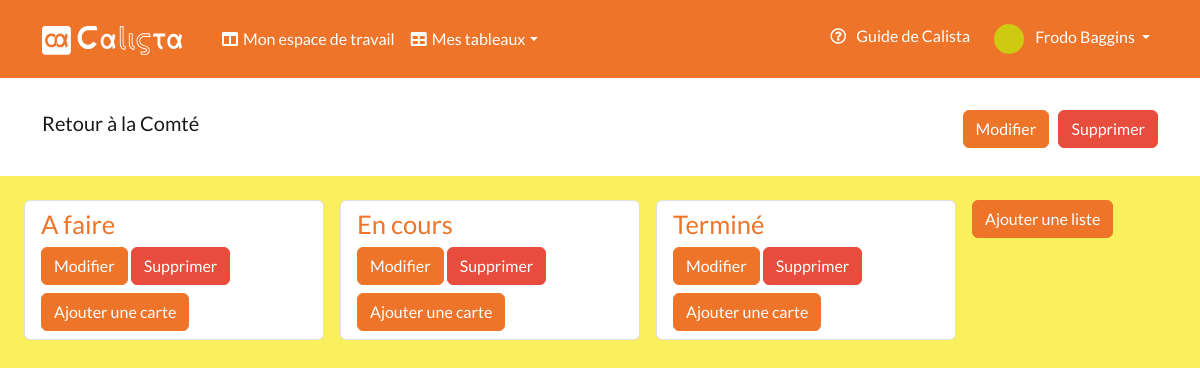
/boards/show.php?id=2 (signed in), run on the app's committed database.
### tables this page shows
CREATE TABLE user_app(
   id INT AUTO_INCREMENT,
   email_user_app VARCHAR(100),
   type_account_user_app VARCHAR(50),
   password_user_app VARCHAR(64),
   first_name_user_app VARCHAR(50),
   last_name_user_app VARCHAR(50),
   state_of_account_user_app BOOLEAN,
   color_user_app VARCHAR(50) DEFAULT 'blue',
   profile_picture_user_app VARCHAR(50),
   creation_date_user_app DATE,
   PRIMARY KEY(id)
);

CREATE TABLE board(
   id INT auto_increment,
   name_board VARCHAR(200),
   creation_date_board DATETIME,
   position_board INT,
   color_board VARCHAR(50) DEFAULT 'blue',
   id_user_app INT NOT NULL,
   PRIMARY KEY(id),
   FOREIGN KEY(id_user_app) REFERENCES user_app(id) ON UPDATE CASCADE ON DELETE CASCADE
);

CREATE TABLE list_app(
   id INT auto_increment,
   name_list_app VARCHAR(200),
   position_list_app INT,
   creation_date_list_app DATE,
   id_board INT NOT NULL,
   PRIMARY KEY(id),
   FOREIGN KEY(id_board) REFERENCES board(id) ON UPDATE CASCADE ON DELETE CASCADE
);

### Controllers/Controller.php (called while the page is built, shortened)
<?php
abstract class Controller
{
    protected function view(string $fileName, array $data = [])
    {
        $filePath = base_path(self::VIEW_PATH . '/' . $fileName);
        if (file_exists($filePath)) {
            $userid = self::getCurrentUserId();
            if ($userid) {
                $user = User_app::find($userid);
            }
            require $filePath;
        }
    }
    protected static function getCurrentUserId()
    {
        return session('id');
    }
}

### Controllers/BoardsController.php (called while the page is built, shortened)
<?php
class BoardsController extends Controller
{
    public function show()
    {
        $boardId = $_GET['id'] ?? null;
        $board = Board::find($boardId);
        $lists = $board->listapp();
        $newLists = [];
        foreach ($lists as $list) {
            $newLists[$list['id']] = $list;
            $newLists[$list['id']]['cards'] = [];
        }
        $lists = $newLists;
        usort($lists, fn ($a, $b) => $a['position_list_app'] <=> $b['position_list_app']);
        return $this->view('boards/show.php', [
            'board' => $board,
            'lists' => $lists,
        ]);
    }
}

### public/boards/show.php (called while the page is built, shortened)
<?php
$controller = new Controllers\BoardsController();
switch ($_SERVER['REQUEST_METHOD']) {
    case 'GET':
        $controller->show();
        break;
}

### Models/Model.php (called while the page is built, shortened)
<?php
abstract class Model
{
    protected static $db;
    protected $table;
    protected $identifier = 'id';
    public function hydrate(array $data): self
    {
        return $this;
    }
    public static function find($id)
    {
        $model = new static();
        $data = $model->select(
            "SELECT * FROM {$model->getTable()} WHERE {$model->getIdentifier()} = :id",
            [':id' => $id],
            1
        );
        return $model->hydrate($data);
    }
    public static function select(
        string $sql,
        array $data = [],
        ?int $limit = null,
        int $mode = PDO::FETCH_ASSOC
    ): array {
        $builder = new static();
        if ($limit) {
            $sql .= ' LIMIT ' . $limit;
        }
        $req = $builder::db()->prepare($sql);
        $req->execute($data);
        if ($limit === 1) {
            return $req->fetch($mode) ?: [];
        } else {
            return $req->fetchAll($mode) ?: [];
        }
    }
    public function getTable()
    {
        return $this->table;
    }
    public function getIdentifier()
    {
        return $this->identifier;
    }
    public static function db()
    {
        return self::$db;
    }
    protected static function openConnection()
    {
        $DSN = DB_PDO_DRIVER
            . ':host=' . DB_HOSTNAME
            . ';port=' . DB_PORT
            . ';dbname=' . DB_DATABASE;
        try {
            self::$db = new PDO($DSN, DB_USERNAME, DB_PASSWORD, [
                PDO::ATTR_PERSISTENT => true,
            ]);
        } catch (PDOException $e) {
            echo $e->getMessage() . '<br>';
            exit();
        }
    }
}

### Models/Board.php (called while the page is built, shortened)
<?php
class Board extends Model
{
    public $id;
    public static function find($id): Board
    {
        return parent::find($id);
    }
    public function listapp(): array
    {
        $model = new List_App();
        return $this->select("SELECT * FROM {$model->getTable()} WHERE id_board = :board_id", [
            'board_id' => $this->id,
        ]);
    }
}

### supports/helpers.php (called while the page is built, shortened)
<?php
if (!function_exists('session')) {
    function session(?string $key = null, $value = null)
    {
        if ($key and !is_null($value)) {
            $_SESSION[$key] = $value;
            return true;
        } elseif ($key) {
            return $_SESSION[$key] ?? null;
        }
        return $_SESSION;
    }
}

### Models/User_app.php (called while the page is built, shortened)
<?php
class User_app extends Model
{
    public $first_name_user_app;
    public $last_name_user_app;
    public static function find($id)
    {
        return parent::find($id);
    }
    public function getFullName()
    {
        return $this->first_name_user_app . ' ' . $this->last_name_user_app;
    }
}

### Views/boards/show.php (the view, shortened to what this page needs)
<!DOCTYPE html>
<html lang="fr">
<head>
    <link rel="stylesheet" href="/assets/css/bootstrap.css">
    <link rel="stylesheet" href="/assets/css/root-<?php echo $board->color_board; ?>-theme.css">
    <link rel="stylesheet" href="/assets/css/custom-style.css">
    <link rel="stylesheet" href="https://cdnjs.cloudflare.com/ajax/libs/font-awesome/5.13.0/css/all.min.css">
</head>
<body>
    <header>
        <?php require view_path('/components/nav.php'); ?>
        <?php require view_path('/components/board-ruban.php'); ?>
    </header>
    <main>
        <div class="dashboard container-fluid overflow-auto">
            <div class="container-fluid" id="error-message">
                <div class="mt-4">
                    <ul id="lists" class="list-group list-group-horizontal gap-3">
                        <?php foreach ($lists as $list) : ?>
                            <li id="<?php echo "list-" . $list['id'] ?>" class="list-style list-group list-max-width">
                                <div class="list-group-item list-group">
                                    <h2 id="<?php echo "title-" . $list['id'] ?>"><?php echo $list['name_list_app'] ?></h2>
                                    <div class="my-2">
                                        <button data-id="<?php echo $list['id'] ?>" type="button" class="modify-list-button btn btn-primary" data-bs-toggle="modal" data-bs-target="#modify-list">
                                            Modifier
                                        </button>
                                        <button data-id="<?php echo $list['id'] ?>" type="button" class="btn btn-danger delete-list-button" data-bs-toggle="modal" data-bs-target="#delete-list">
                                            Supprimer
                                        </button>
                                    </div>
                                    <button type="button" id="button-add-card" class="btn btn-primary" data-bs-toggle="modal" data-bs-target="#create-card">
                                        Ajouter une carte
                                    </button>
                                </div>
                            </li>
                        <?php endforeach; ?>
                        <li class="button-add-list-li">
                            <button type="button" id="button-add-list" class="btn btn-primary" data-bs-toggle="modal" data-bs-target="#create-list">
                                Ajouter une liste
                            </button>
                        </li>
                    </ul>
                </div>
            </div>
        </div>
    </main>
</body>
</html>

### Views/components/nav.php (shortened to what this page needs)
<nav class="navbar navbar-expand-lg navbar-dark">
    <div class="container gap-3">
        <a class="navbar-brand" href="/index.php"><img id="logo-nav" src="/assets/pictures/calista-logo-white.svg" alt="Calista, application Trello like"></a>
        <div class="collapse navbar-collapse" id="navbarColor01">
            <ul class="navbar-nav me-auto">
                <li class="nav-item">
                    <a id="dashboard-nav" class="nav-link" href="/home.php">Mon espace de travail
                    </a>
                </li>
                <li class="nav-item dropdown">
                    <a id="boards-nav" class="nav-link dropdown-toggle" data-bs-toggle="dropdown" href="#" role="button" aria-haspopup="true" aria-expanded="false">Mes tableaux</a>
                </li>
            </ul>
            <ul class="navbar-nav gap-2">
                <li class="nav-item">
                    <a class="nav-link" id="help-icon-nav" href="">Guide de Calista
                    </a>
                </li>
                <li class="nav-item dropdown">
                    <a class="nav-link dropdown-toggle" data-bs-toggle="dropdown" href="#" role="button" aria-haspopup="true" aria-expanded="false">
                        <img id="profile-icon-nav" src="/assets/pictures/profile-picture.svg" alt="Menu de profil">
                        <span id="nav-profile-name">
                            <?php
                            echo ($user->getFullName());
                            ?>
                        </span>
                    </a>
                </li>
            </ul>
        </div>
    </div>
</nav>

### Views/components/board-ruban.php (shortened to what this page needs)
<div class="navbar navbar-expand-lg navbar-white">
    <div class="container">
        <h1 class="navbar-brand"><?php echo ($board->name_board); ?><h1>
                <div class="collapse navbar-collapse" id="navbarColor01">
                    <ul class="navbar-nav me-auto">
                        <li class="nav-item">
                            <button type="button" class="btn btn-primary" data-bs-toggle="modal" data-bs-target="#modify-board">
                                Modifier
                            </button>
                            <button type="button" class="btn btn-danger" data-bs-toggle="modal" data-bs-target="#delete-board">
                                Supprimer
                            </button>
                        </li>
                    </ul>
                </div>
    </div>
</div>

### public/assets/css/root-orange-theme.css (style rules this page uses)
:root { --bs-primary: #EE7429; --bs-secondary: #faef5d; --bs-third: #c9550e; }

### public/assets/css/custom-style.css (style rules this page uses)
body { background-color: var(--bs-secondary); }
h1, h2, h3, h4, a, p { color: var(--bs-primary); }
h2, h3 { font-size: 1.6rem; }
a { color: var(--bs-primary); text-decoration: none; }
#profile-icon-nav { width: 30px; }
#logo-nav { width: 140px; }
.navbar-dark { background-color: var(--bs-primary); --bs-navbar-color: #fff; --bs-navbar-hover-color: var(--bs-secondary); --bs-navbar-active-color: var(--bs-secondary); }
#nav-profile-name { margin-left: 8px; }
#help-icon-nav { cursor: pointer; margin-bottom: 2px; }
#help-icon-nav::before { font-family: "Font Awesome 5 Free"; content: "\f059"; margin-right: 10px; }
#dashboard-nav::before { font-family: "Font Awesome 5 Free"; font-weight: 900; content: "\f0db"; margin-right: 5px; }
#boards-nav::before { font-family: "Font Awesome 5 Free"; font-weight: 900; content: "\f0ce"; margin-right: 5px; }
.btn-primary { --bs-btn-color: #fff; --bs-btn-bg: var(--bs-primary); --bs-btn-border-color: var(--bs-primary); --bs-btn-hover-color: #fff; --bs-btn-hover-bg: var(--bs-third); --bs-btn-hover-border-color: var(--bs-primary); --bs-btn-focus-shadow-rgb: 76, 91, 106; --bs-btn-active-color: #fff; --bs-btn-active-bg: var(--bs-third); --bs-btn-active-border-color: var(--bs-third); --bs-btn-active-shadow: inset 0 3px 5px rgba(0, 0, 0, 0.125); }
.navbar-white { background-color: #fff; }
.list-style { min-width: 300px; }
.dashboard { height: calc(100vh - (180px)); }
.button-add-list-li { list-style: none; }
.list-max-width { max-width: 300px; }

### data on the page
user_app: $user->getFullName() "Frodo Baggins"
board: name_board "Retour à la Comté"
list_app: name_list_app "A faire"
list_app: name_list_app "En cours"
list_app: name_list_app "Terminé"
